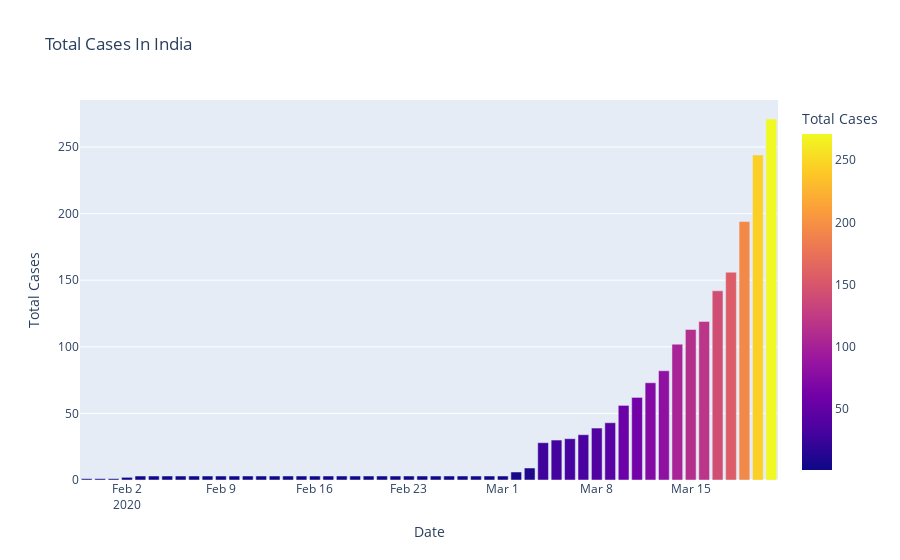
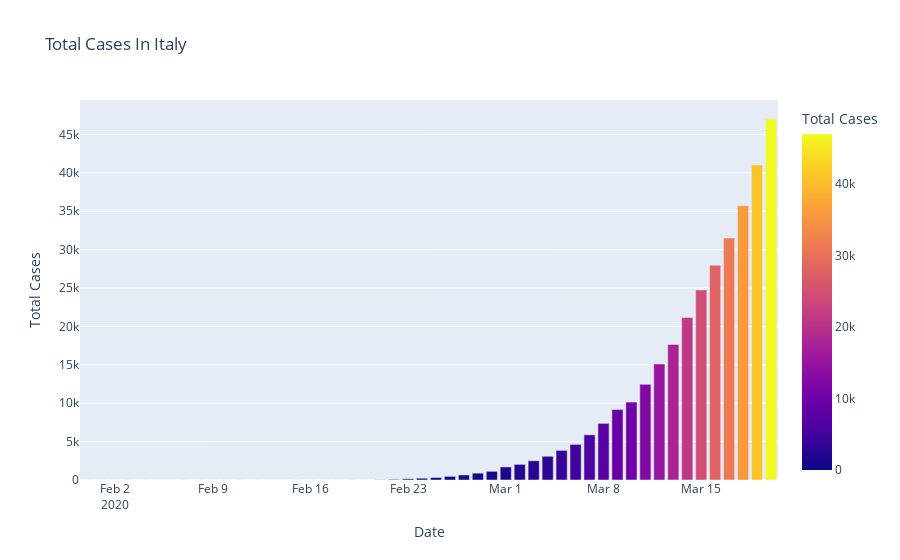
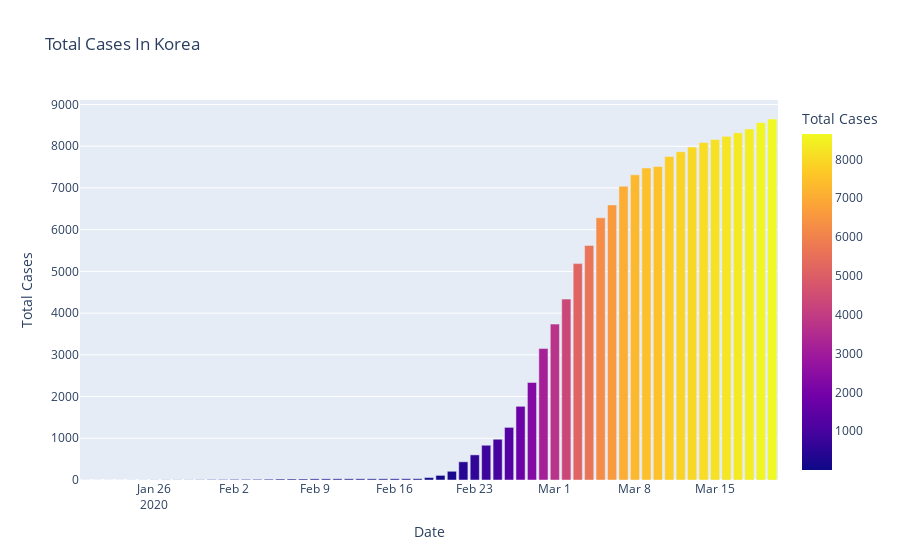
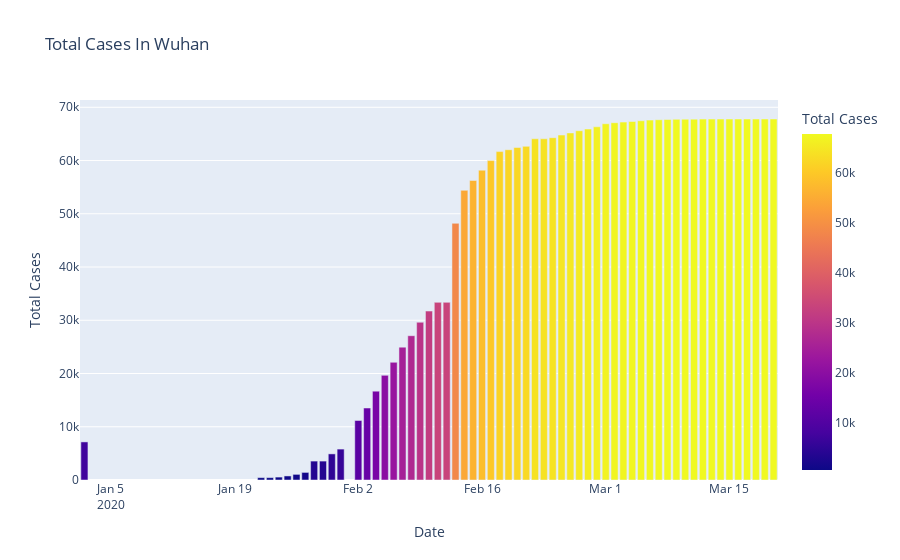

Write notebook code for charts like these, in order.
### Code cell
fig = px.bar(df_India,x="Date",y = "Total Cases",color = 'Total Cases',title="Total Cases In India")
fig.show()

fig = px.bar(df_Italy,x="Date",y = "Total Cases",color = 'Total Cases',title="Total Cases In Italy")
fig.show()

fig = px.bar(df_Korea,x="Date",y = "Total Cases",color = 'Total Cases',title="Total Cases In Korea")
fig.show()

fig = px.bar(df_Wuhan,x="Date",y = "Total Cases",color = 'Total Cases',title="Total Cases In Wuhan")
fig.show()
